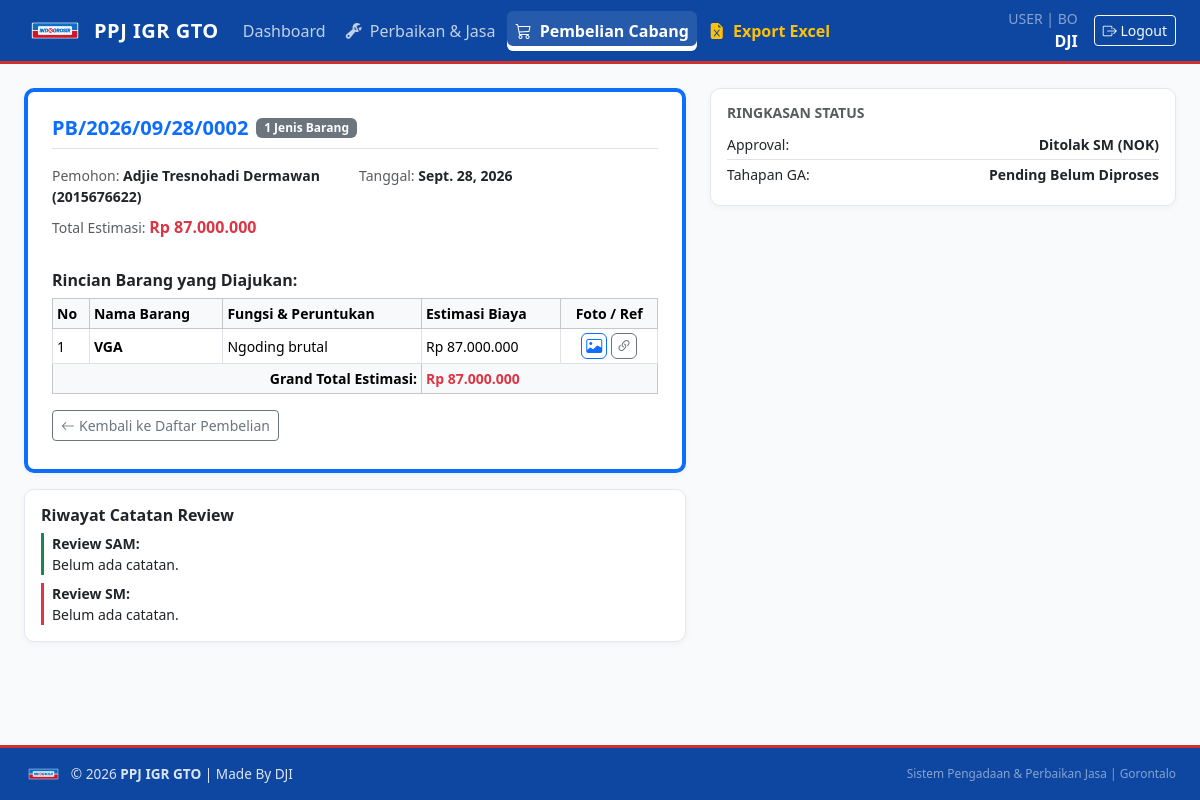
Page /pembelian/PB/2026/09/28/0002/ (signed in) on the committed database.
### core/models.py (models this page shows, shortened)
class UserProfile(models.Model):
    ROLE_CHOICES = [
        ('USER', 'User Divisi'),
        ('GA', 'General Affair (GA)'),
        ('SAM', 'SAM'),
        ('SM', 'Store Manager (SM)'),
        ('TEKNISI', 'Teknisi'),
    ]
    DIVISI_CHOICES = [
        ('SM', 'SM'),
        ('BO', 'BO'),
        ('MS', 'MS'),
        ('FOOD', 'FOOD'),
        ('NON FOOD', 'NON FOOD'),
        ('PERISH', 'PERISH'),
        ('LOG 1', 'LOG 1'),
        ('LOG 2', 'LOG 2'),
        ('GA', 'GA'),
        ('TEKNISI', 'TEKNISI'),
    ]
    user = models.OneToOneField(User, on_delete=models.CASCADE, related_name='profile')
    nik = models.CharField(max_length=30, blank=True)
    nomor_hp = models.CharField(max_length=20, blank=True, null=True, verbose_name="Nomor HP/WhatsApp")
    role = models.CharField(max_length=20, choices=ROLE_CHOICES, default='USER')
    divisi = models.CharField(max_length=20, choices=DIVISI_CHOICES, default='BO')

class PembelianCabang(models.Model):
    STATUS_APPROVAL_CHOICES = [
        ('WAITING_SAM', 'Menunggu Approval SAM'),
        ('WAITING_SM', 'Menunggu Approval SM'),
        ('APPROVED_TO_GA', 'Disetujui (Diteruskan ke GA)'),
        ('REJECTED_SAM', 'Ditolak SAM (NOK)'),
        ('REJECTED_SM', 'Ditolak SM (NOK)'),
    ]
    TAHAPAN_GA_CHOICES = [
        ('PENDING', 'Pending Belum Diproses'),
        ('SEARCH', 'Dicari Toko / Vendor'),
        ('BOUGHT', 'Dibeli'),
        ('SHIPPED', 'Dikirim'),
        ('ARRIVED', 'Tiba'),
        ('HANDOVER', 'Handover (Selesai/Diserahkan)'),
    ]
    no_dokumen = models.CharField(max_length=50, unique=True, blank=True, null=True)
    user = models.ForeignKey(User, on_delete=models.CASCADE, related_name='pembelian_requests')
    nik = models.CharField(max_length=50)
    nama = models.CharField(max_length=150)
    tanggal = models.DateField(auto_now_add=True)
    keterangan_sam = models.TextField(blank=True, null=True)
    is_approved_sam = models.BooleanField(null=True, blank=True)
    keterangan_sm = models.TextField(blank=True, null=True)
    is_approved_sm = models.BooleanField(null=True, blank=True)
    status_approval = models.CharField(
        max_length=30, choices=STATUS_APPROVAL_CHOICES, default='WAITING_SAM'
    )
    tahapan_ga = models.CharField(
        max_length=20, choices=TAHAPAN_GA_CHOICES, default='PENDING'
    )
    nomor_invoice = models.CharField(max_length=100, blank=True, null=True)
    upload_invoice = models.FileField(upload_to='pembelian/invoice/', blank=True, null=True)
    created_at = models.DateTimeField(auto_now_add=True)
    updated_at = models.DateTimeField(auto_now=True)
    @property
    def total_estimasi(self):
        return sum(item.estimasi_harga for item in self.items.all() if item.estimasi_harga)

class ItemPembelianCabang(models.Model):
    pembelian = models.ForeignKey(PembelianCabang, on_delete=models.CASCADE, related_name='items')
    nama_barang = models.CharField(max_length=255)
    deskripsi_fungsi_peruntukan = models.TextField()
    estimasi_harga = models.DecimalField(max_digits=12, decimal_places=2, default=0)
    referensi = models.CharField(max_length=255, blank=True, help_text="Link atau info toko")
    upload_foto = models.ImageField(upload_to='pembelian/referensi/', blank=True, null=True)
    @property
    def referensi_url(self):
        ref = self.referensi.strip() if self.referensi else ""
        if not ref:
            return ""
        if ref.startswith(('http://', 'https://')):
            return ref
        return f"https://{ref}"

### core/views.py (the view, shortened to what this page needs)
# urls.py: path('pembelian/<path:no_dokumen>/', views.pembelian_detail, name='pembelian_detail'),
@login_required
def pembelian_detail(request, no_dokumen):
    if no_dokumen.isdigit():
        pc = get_object_or_404(PembelianCabang, id=no_dokumen)
    else:
        pc = get_object_or_404(PembelianCabang, no_dokumen=no_dokumen)
    profile, _ = UserProfile.objects.get_or_create(user=request.user)
    doc_key = pc.no_dokumen or str(pc.id)
    can_sam_review = (profile.role == 'SAM' or request.user.is_superuser) and pc.status_approval == 'WAITING_SAM'
    can_sm_review = (profile.role == 'SM' or request.user.is_superuser) and pc.status_approval == 'WAITING_SM'
    can_ga_track = (profile.role == 'GA' or request.user.is_superuser) and pc.status_approval == 'APPROVED_TO_GA'
    sam_form = PembelianSAMReviewForm(instance=pc)
    sm_form = PembelianSMReviewForm(instance=pc)
    ga_form = PembelianGATrackingForm(instance=pc)
    return render(request, 'core/pembelian_detail.html', {
        'pc': pc,
        'profile': profile,
        'can_sam_review': can_sam_review,
        'can_sm_review': can_sm_review,
        'can_ga_track': can_ga_track,
        'sam_form': sam_form,
        'sm_form': sm_form,
        'ga_form': ga_form,
    })

### core/templatetags/accounting_tags.py (called while the page is built)
@register.filter(name='rupiah')
def rupiah(value):
    if value is None or value == '':
        return "Rp 0"
    try:
        val = float(value)
        formatted = f"{val:,.0f}"
        formatted_id = formatted.replace(',', '.')
        return f"Rp {formatted_id}"
    except (ValueError, TypeError):
        return f"Rp {value}"

### core/templates/core/pembelian_detail.html (shortened to what this page needs)
{% extends 'core/base.html' %}
{% load accounting_tags %}
{% block content %}
<div class="row g-4">
    <div class="col-12 col-lg-7">
        <div class="card card-custom p-4 mb-3 border-top border-4 border-primary">
            <div class="d-flex justify-content-between align-items-center border-bottom pb-2 mb-3">
                <div class="d-flex align-items-center gap-2">
                    <h5 class="fw-bold text-primary mb-0">{{ pc.no_dokumen|default:pc.id }}</h5>
                    <span class="badge bg-secondary">{{ pc.items.count }} Jenis Barang</span>
                </div>
            </div>
            <div class="row g-2 mb-3 small">
                <div class="col-6"><span class="text-muted">Pemohon:</span> <strong>{{ pc.nama }} ({{ pc.nik }})</strong></div>
                <div class="col-6"><span class="text-muted">Tanggal:</span> <strong>{{ pc.tanggal }}</strong></div>
                <div class="col-12"><span class="text-muted">Total Estimasi:</span> <strong class="text-danger fs-6">{{ pc.total_estimasi|rupiah }}</strong></div>
            </div>
            <h6 class="fw-bold text-dark mt-3 mb-2">Rincian Barang yang Diajukan:</h6>
            <div class="table-responsive">
                <table class="table table-bordered table-sm align-middle">
                    <thead class="table-light small">
                        <tr>
                            <th>No</th>
                            <th>Nama Barang</th>
                            <th>Fungsi & Peruntukan</th>
                            <th>Estimasi Biaya</th>
                            <th class="text-center">Foto / Ref</th>
                        </tr>
                    </thead>
                    <tbody class="small">
                        {% for item in pc.items.all %}
                        <tr>
                            <td>{{ forloop.counter }}</td>
                            <td class="fw-semibold">{{ item.nama_barang }}</td>
                            <td>{{ item.deskripsi_fungsi_peruntukan }}</td>
                            <td>{{ item.estimasi_harga|rupiah }}</td>
                            <td class="text-center">
                                {% if item.upload_foto %}
                                <button type="button"
                                        class="btn btn-xs btn-outline-primary py-0 px-1 btn-preview-img"
                                        data-bs-toggle="modal"
                                        data-bs-target="#imagePreviewModal"
                                        data-img-src="{{ item.upload_foto.url }}"
                                        data-img-title="{{ item.nama_barang }}">
                                    <i class="bi bi-image"></i>
                                </button>
                                {% endif %}
                                {% if item.referensi %}
                                    <a href="{{ item.referensi_url }}" target="_blank" rel="noopener noreferrer" class="btn btn-xs btn-outline-secondary py-0 px-1" title="Buka Link Toko / Referensi">
                                        <i class="bi bi-link-45deg"></i>
                                    </a>
                                {% endif %}
                            </td>
                        </tr>
                        {% endfor %}
                    </tbody>
                    <tfoot>
                        <tr class="table-light fw-bold small">
                            <td colspan="3" class="text-end">Grand Total Estimasi:</td>
                            <td colspan="2" class="text-danger">{{ pc.total_estimasi|rupiah }}</td>
                        </tr>
                    </tfoot>
                </table>
                <a href="{% url 'core:pembelian_list' %}" class="btn btn-sm btn-outline-secondary d-inline-flex align-items-center mb-1">
                    <i class="bi bi-arrow-left me-1"></i> Kembali ke Daftar Pembelian
                </a>
            </div>
        </div>
        <div class="card card-custom p-3">
            <h6 class="fw-bold mb-2">Riwayat Catatan Review</h6>
            <div class="small border-start border-3 ps-2 mb-2 {% if pc.is_approved_sam %}border-success{% elif pc.is_approved_sam is False %}border-danger{% else %}border-secondary{% endif %}">
                <strong>Review SAM:</strong>
                <div>{{ pc.keterangan_sam|default:"Belum ada catatan." }}</div>
            </div>
            <div class="small border-start border-3 ps-2 {% if pc.is_approved_sm %}border-success{% elif pc.is_approved_sm is False %}border-danger{% else %}border-secondary{% endif %}">
                <strong>Review SM:</strong>
                <div>{{ pc.keterangan_sm|default:"Belum ada catatan." }}</div>
            </div>
        </div>
    </div>
    <div class="col-12 col-lg-5">
        <div class="card card-custom p-3">
            <h6 class="fw-bold small text-muted text-uppercase mb-2">Ringkasan Status</h6>
            <div class="d-flex justify-content-between py-1 border-bottom small">
                <span>Approval:</span>
                <strong>{{ pc.get_status_approval_display }}</strong>
            </div>
            <div class="d-flex justify-content-between py-1 small">
                <span>Tahapan GA:</span>
                <strong>{{ pc.get_tahapan_ga_display }}</strong>
            </div>
        </div>
    </div>
</div>
{% endblock %}

### core/templates/core/base.html (shortened to what this page needs)
{% load static %}
<!DOCTYPE html>
<html lang="id">
<head>
    <link href="https://cdn.jsdelivr.net/npm/bootstrap@5.3.3/dist/css/bootstrap.min.css" rel="stylesheet">
    <link rel="stylesheet" href="https://cdn.jsdelivr.net/npm/bootstrap-icons@1.11.3/font/bootstrap-icons.min.css">
</head>
<body>
    <nav class="navbar navbar-expand-lg navbar-dark navbar-custom sticky-top">
        <div class="container-fluid px-3 px-lg-4">
            <a class="navbar-brand d-flex align-items-center" href="{% url 'core:dashboard' %}">
                <img src="{% static 'img/logo.png' %}" alt="Logo" class="me-2" style="height: 32px; width: auto; object-fit: contain;">
                <span>PPJ IGR GTO</span>
            </a>
            {% if request.user.is_authenticated %}
            <div class="collapse navbar-collapse" id="navMenu">
                <ul class="navbar-nav me-auto mb-2 mb-lg-0 gap-lg-1">
                    <li class="nav-item">
                        <a class="nav-link {% if request.resolver_match.url_name == 'dashboard' %}active{% endif %}"
                           href="{% url 'core:dashboard' %}">
                             Dashboard
                        </a>
                    </li>
                    <li class="nav-item">
                        <a class="nav-link {% if 'perbaikan' in request.resolver_match.url_name %}active{% endif %}"
                           href="{% url 'core:perbaikan_list' %}">
                            <i class="bi bi-wrench-adjustable me-1"></i> Perbaikan & Jasa
                        </a>
                    </li>
                    <li class="nav-item">
                        <a class="nav-link {% if 'pembelian' in request.resolver_match.url_name %}active{% endif %}"
                           href="{% url 'core:pembelian_list' %}">
                            <i class="bi bi-cart3 me-1"></i> Pembelian Cabang
                        </a>
                    </li>
                    {% if request.user.profile.role == 'GA' or request.user.is_superuser %}
                    <li class="nav-item">
                         <a class="nav-link text-warning fw-semibold" href="{% url 'core:export_laporan_excel' %}">
                            <i class="bi bi-file-earmark-excel-fill me-1"></i> Export Excel
                        </a>
                    </li>
                    {% endif %}
                </ul>
                <div class="d-flex align-items-center text-white mt-2 mt-lg-0">
                    <div class="me-3 text-end d-none d-lg-block">
                        <small class="d-block text-white-50">{{ request.user.profile.role }} | {{ request.user.profile.divisi }}</small>
                        <span class="fw-semibold">{{ request.user.username }}</span>
                    </div>
                    <a href="{% url 'core:logout' %}" class="btn btn-sm btn-outline-light"><i class="bi bi-box-arrow-right"></i> Logout</a>
                </div>
            </div>
            {% endif %}
        </div>
    </nav>
    <div class="toast-container position-fixed top-0 end-0 p-3" style="z-index: 1090;">
    </div>
    <main class="main-wrapper">
        <div class="container-fluid px-3 px-lg-4 py-3 py-lg-4">
            {% block content %}{% endblock %}
        </div>
    </main>
    <footer class="footer-custom py-3 mt-auto">
        <div class="container-fluid px-3 px-lg-4">
            <div class="d-flex flex-column flex-md-row justify-content-between align-items-center gap-2">
                <div class="d-flex align-items-center">
                    <img src="{% static 'img/logo.png' %}" alt="Logo" class="me-2" style="height: 20px; width: auto; object-fit: contain;">
                    <span>&copy; {% now "Y" %} <strong>PPJ IGR GTO</strong> | Made By DJI</span>
                </div>
                <div class="small text-white-50">
                    Sistem Pengadaan & Perbaikan Jasa | Gorontalo
                </div>
            </div>
        </div>
    </footer>
</body>
</html>

### core/templates/core/base.html (style rules this page uses)
:root { --app-blue-primary: #0d47a1; --app-blue-hover: #1565c0; --app-red-accent: #d32f2f; --app-green-accent: #2e7d32; --app-white: #ffffff; --app-bg: #f8fafc; }
html, body { height: 100%; }
body { display: flex; flex-direction: column; min-height: 100vh; background-color: var(--app-bg); font-family: system-ui, -apple-system, sans-serif; color: #1e293b; }
.main-wrapper { flex: 1 0 auto; }
.navbar-custom { background-color: var(--app-blue-primary); border-bottom: 3px solid var(--app-red-accent); }
.navbar-brand { font-weight: 700; letter-spacing: 0.5px; }
.navbar-custom .nav-link { color: rgba(255, 255, 255, 0.75); font-weight: 500; padding: 0.5rem 0.85rem; border-radius: 6px; transition: all 0.2s ease; position: relative; }
.navbar-custom .nav-link.active { color: #ffffff !important; background-color: rgba(255, 255, 255, 0.1); font-weight: 600; box-shadow: inset 0 -5px 0 var(--app-white); }
.card-custom { background-color: var(--app-white); border-radius: 10px; border: 1px solid #e2e8f0; box-shadow: 0 2px 6px rgba(0,0,0,0.04); }
.footer-custom { flex-shrink: 0; background-color: var(--app-blue-primary); border-top: 3px solid var(--app-red-accent); color: rgba(255, 255, 255, 0.85); font-size: 0.85rem; }

### rows in the picture
PembelianCabang: no_dokumen "PB/2026/09/28/0002", items.count "1", nama "Adjie Tresnohadi Dermawan", nik "2015676622", tanggal "Sept. 28, 2026", total_estimasi|rupiah "Rp 87.000.000", keterangan_sam "Belum ada catatan.", keterangan_sm "Belum ada catatan.", status_approval "Ditolak SM (NOK)", tahapan_ga "Pending Belum Diproses"
ItemPembelianCabang: nama_barang "VGA", deskripsi_fungsi_peruntukan "Ngoding brutal", estimasi_harga|rupiah "Rp 87.000.000"

### other values in the picture
{{ request.user.profile.role }} "USER"
{{ request.user.profile.divisi }} "BO"
{{ request.user.username }} "DJI"
